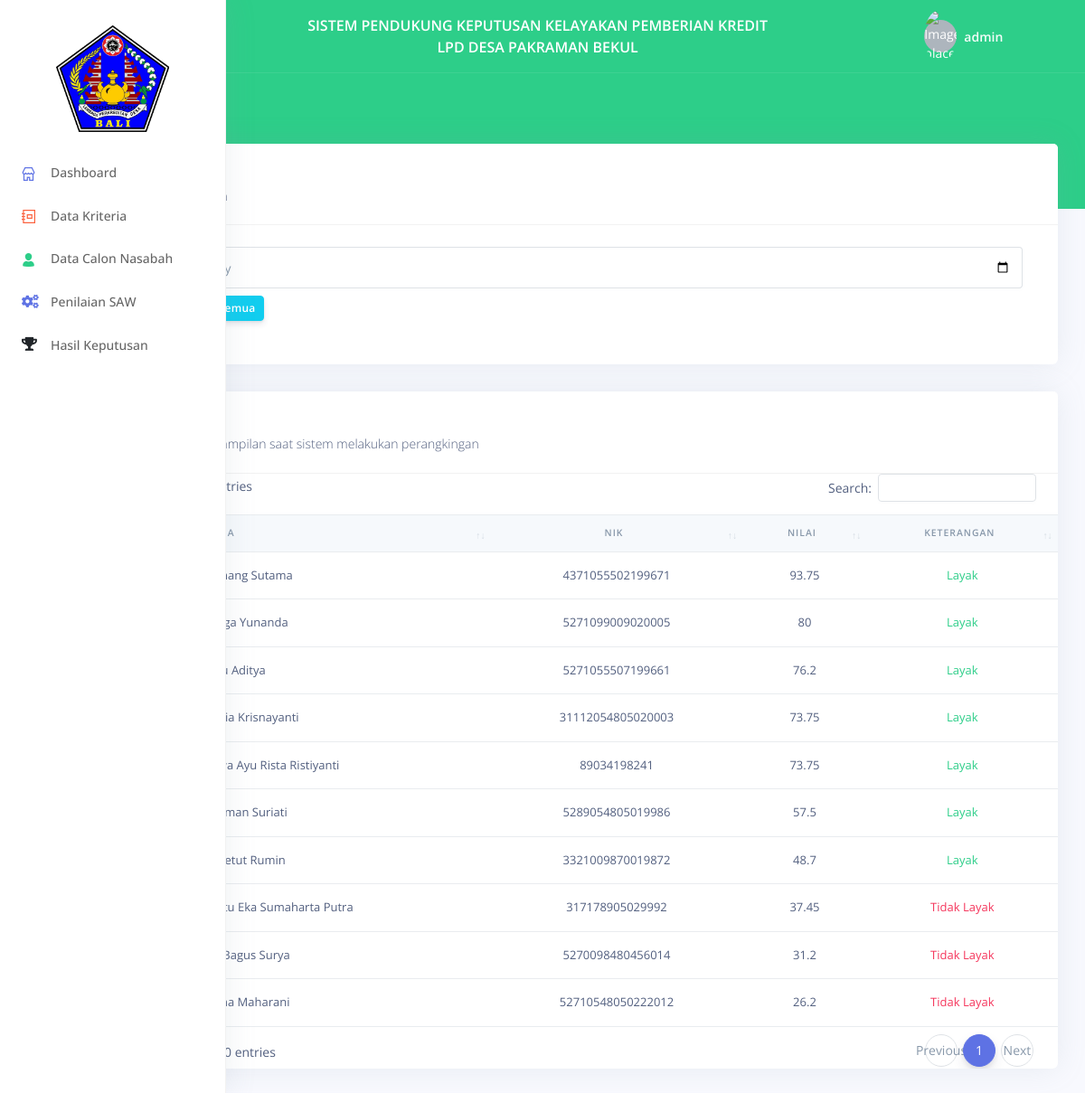
Page /ranking (signed in) on the committed database.
### tables this page shows
CREATE TABLE `nasabah` (
  `id_nsb` int(11) NOT NULL,
  `nama_nsb` varchar(45) NOT NULL,
  `no_kk` varchar(40) NOT NULL,
  `no_nik` varchar(40) NOT NULL,
  `tempat_lahir` varchar(15) NOT NULL,
  `tgl_lahir` date NOT NULL,
  `alamat` varchar(60) NOT NULL,
  `agama` enum('Hindu','Islam','Kristen','Buddha') NOT NULL,
  `email` varchar(35) NOT NULL,
  `no_tlp` varchar(15) NOT NULL,
  `jenis_kelamin` enum('Pria','Wanita') NOT NULL,
  `periode` date NOT NULL
);

### system/base/view.php (called while the page is built)
<?php
function view($path, $data = []){
    extract($data);
    require_once("app/views/".$path.".php");
}

### app/controllers/RankingController.php (called while the page is built, shortened)
<?php
class RankingController extends Controller
{
    public function ranking()
    {
        $data = SAW::calculateRanking();
        view('includes/layout', [
            'content'       => "ranking/ranking.index",
            'namaKriteria'  => $data["namaKriteria"],
            'namaNasabah'   => $data["namaNasabah"],
            'ranking'       => $data["ranking"],
            'periode'       => isset($_GET["periode"]) && !empty($_GET["periode"]) ? $_GET["periode"] : ""
        ]);
    }
}

### routes.php (called while the page is built, shortened)
<?php
$router = new Route();
$router->get('/', \App\Controllers\DashboardController::class, 'index');
$router->get('/login', \App\Controllers\LoginController::class, 'login');
$router->get('/logout', \App\Controllers\LoginController::class, 'logout');
$router->post('/login', \App\Controllers\LoginController::class, 'doLogin');
$router->get('/nasabah', \App\Controllers\NasabahController::class, 'index');
$router->get('/nasabah/insert', \App\Controllers\NasabahController::class, 'insert');
$router->get('/nasabah/bobot', \App\Controllers\NasabahController::class, 'bobot');
$router->get('/nasabah/edit', \App\Controllers\NasabahController::class, 'edit');
$router->get('/nasabah/detail', \App\Controllers\NasabahController::class, 'detail');
$router->post('/nasabah/bobot', \App\Controllers\NasabahController::class, 'updateBobot');
$router->post('/nasabah/create', \App\Controllers\NasabahController::class, 'create');
$router->post('/nasabah/update', \App\Controllers\NasabahController::class, 'update');
$router->post('/nasabah/delete', \App\Controllers\NasabahController::class, 'delete');
$router->get('/perhitungan', \App\Controllers\PerhitunganController::class, 'index');
$router->get('/ranking', \App\Controllers\RankingController::class, 'ranking');
$router->get('/laporan', \App\Controllers\LaporanController::class, 'laporan');
$router->get('/laporan/pdf', \App\Controllers\LaporanController::class, 'generatePDF');
$router->get('/criteria', \App\Controllers\CriteriaController::class, 'index');
$router->get('/criteria/sub-criteria', \App\Controllers\CriteriaController::class, 'createSubCriteria');
$router->get('/criteria/edit', \App\Controllers\CriteriaController::class, 'edit');
$router->get('/criteria/insert', \App\Controllers\CriteriaController::class, 'insert');
$router->post('/criteria/create', \App\Controllers\CriteriaController::class, 'create');
$router->post('/criteria/update', \App\Controllers\CriteriaController::class, 'update');
$router->post('/criteria/delete', \App\Controllers\CriteriaController::class, 'delete');
$router->post('/criteria/update-sub-criteria', \App\Controllers\CriteriaController::class, 'updateSubCriteria');
$router->run();

### index.php (called while the page is built, shortened)
<?php
require_once 'routes.php';

### system/model/Connection.php (called while the page is built, shortened)
<?php
class Connection {
    private $host       = 'localhost';
    private $name       = 'name';
    private $user       = 'root';
    private $password   = '';
    private $connection;
    public function __construct()
    {
        $this->host     = DB_HOST;
        $this->name     = DB_NAME;
        $this->user     = DB_USER;
        $this->password = DB_PASSWORD;
    }
    public function getConnection()
    {
        return $this->connection;
    }
    private function connect(){
        try {
            $this->connection = new \PDO("mysql:host=$this->host;dbname=$this->name", $this->user, $this->password);
            $this->connection->setAttribute(\PDO::ATTR_ERRMODE, \PDO::ERRMODE_EXCEPTION);
        } catch (\Exception $exception) {
            var_dump($exception->getMessage());
        }
    }
}

### app/helpers/SAW.php (called while the page is built, shortened)
<?php
class SAW
{
    public static function calculateRanking()
    {
        $model = new PerhitunganModel();
        $nasabah = $model->getAll();
        $nasabahCollection = new Collection($nasabah);
        $namaKriteria       = new CriteriaModel();
        $kriteria           = $namaKriteria->all();
        $kriteriaCollection = new Collection($kriteria);
        $namaKriteria       = $kriteriaCollection->pluck('nama_kriteria');
        $namaNasabah = $nasabahCollection->groupBy('nama_nsb');
        foreach ($namaNasabah as $key => $value) {
            $collection = new Collection($value);
            $nilai      = $collection->pluck('nilai');
            $nama       = $collection->pluck('nama_kriteria');
            $namaNasabah[$key]['nilai_fields'] = (is_null($nilai) ? 1 : $nilai);
            $combined = [];
            if (count($nama) === count($nilai)) {
                $combined = array_combine($nama, $nilai);
            }
            self::removeNullOrEmptyValue($combined);
            if (count($namaKriteria) > count($combined)) {
                foreach ($namaKriteria as $namaKey) {
                    $find = array_search($namaKey, array_keys($combined));
                    if ($find === false) {
                        $combined[$namaKey] = "1";
                    }
                }
            } else {
                foreach ($combined as $item) {
                    $index = array_search($item, $namaKriteria);
                    if ($index >= 0) {
                        unset($combined[$index]);
                    }
                }
            }
            $namaNasabah[$key]['nilai_fields'] = array_values($combined);
            if (count($value) > 0) {
                $namaNasabah[$key]['id'] = $value[0][0];
            }
        }
        self::addNasabahData($namaNasabah);
        self::removeNasabahNumericKey($namaNasabah);
        $i = 0;
        $transpose = (new Collection(SimpleAdditiveWeighting::normalizationResult()))->transpose();
        foreach ($namaNasabah as $key => $value) {
            $t = count($transpose) <= 0 ? 0 : $transpose[$i++];
            $namaNasabah[$key]['normalization'] = is_array($t) ? $t : [$t];
        }
        self::removeNasabahNumericKey($namaNasabah);
        $result = SimpleAdditiveWeighting::result();
        $i = 0;
        foreach ($namaNasabah as $key => $value) {
            $r = is_null($result) || count($result) <= 0 ? 0 : $result[$i++];
            $namaNasabah[$key]['result'] = $r;
            $namaNasabah[$key]['layak'] = $r >= self::ELIGIBILITY_MARGIN;
        }
        self::removeNasabahNumericKey($namaNasabah);
        $namaNasabah = (new Collection($namaNasabah))->sortByKey('id');
        $ranking = (new Collection($namaNasabah))->sortByKey('result', Collection::SORT_DESC);
        return [
            "ranking"       => $ranking,
            "namaNasabah"   => $namaNasabah,
            "namaKriteria"  => $namaKriteria,
        ];
    }
}

### app/models/PerhitunganModel.php (called while the page is built, shortened)
<?php
class PerhitunganModel extends Model {
    public function getAll($date = null, $month = null, $year = null)
    {
        $where = "";
        return $this->query(
            "SELECT * FROM nasabah
                LEFT JOIN pengajuan ON pengajuan.id_nsb = nasabah.id_nsb
                LEFT JOIN kriteria ON kriteria.id_kriteria = pengajuan.id_kriteria
                LEFT JOIN sub_kriteria ON sub_kriteria.id_subkriteria = pengajuan.id_subkriteria".$where
        );
    }
}

### system/model/Model.php (called while the page is built, shortened)
<?php
class Model {
    protected $connection;
    public function __construct()
    {
        $this->connection = (new Connection())->getConnection();
    }
    public function query($sql, $bindings = [])
    {
        $query = $this->connection->prepare($sql);
        for ($i = 0; $i < count($bindings); $i++) {
            $query->bindParam($i + 1, $bindings[$i]);
        }
        $query->execute();
        return $query->fetchAll();
    }
}

### system/arrays/Collection.php (called while the page is built, shortened)
<?php
class Collection {
    private $collections = [];
    public function __construct($array = [])
    {
        $this->collections = $array;
    }
    public function groupBy($key = '')
    {
        $arr = [];
        foreach ($this->collections as $collection) {
            if (!isset($arr[$collection[$key]])) {
                $arr[$collection[$key]] = [];
            }
            array_push($arr[$collection[$key]], $collection);
        }
        return $arr;
    }
    public function pluck($key)
    {
        $plucked = [];
        foreach ($this->collections as $collection) {
            if (array_key_exists($key, $collection)) {
                array_push($plucked, $collection[$key]);
            }
        }
        return $plucked;
    }
    public function sortByKey($key, $type = self::SORT_ASC)
    {
        $temp = $this->collections;
        uasort($temp, function ($current, $next) use ($key, $type) {
            if ($type === self::SORT_ASC) {
                return $current[$key] > $next[$key];
            }
            return $current[$key] < $next[$key];
        });
        return $temp;
    }
    public function transpose()
    {
        array_unshift($this->collections, null);
        return call_user_func_array('array_map', $this->collections);
    }
}

### app/libraries/SimpleAdditiveWeighting.php (called while the page is built, shortened)
<?php
class SimpleAdditiveWeighting {
    private static $data = [];
    private static $normalize = [];
    private static $result = [];
    public static function addData($data = [], $weight = 1, $criteria = self::CRITERIA_COST)
    {
        array_push(self::$data, [
            'criteria'      => $criteria,
            'data'          => $data,
            'weight'        => $weight
        ]);
        self::$normalize = self::$data;
    }
    public static function result()
    {
        return self::$result;
    }
    public static function calculate()
    {
        $tempData = [];
        self::$data = self::$normalize;
        foreach (self::$data as $items) {
            $values = [];
            foreach ($items['data'] as $item) {
                array_push($values, round($item * $items['weight'], 3));
            }
            array_push($tempData, $values);
        }
        $result = [];
        if (count($tempData) > 0) {
            for ($i = 0; $i < count($tempData[0]); $i++) {
                $value = 0;
                for ($j = 0; $j < count($tempData); $j++) {
                    $value += $tempData[$j][$i];
                }
                array_push($result, round($value, 4));
            }
        }
        self::$result = $result;
    }
    public static function normalizationResult($type = self::ONLY_DATA)
    {
        if ($type === self::ONLY_DATA) {
            $plucked = [];
            foreach (self::$normalize as $collection) {
                if (array_key_exists('data', $collection)) {
                    array_push($plucked, $collection['data']);
                }
            }
            return $plucked;
        }
        return self::$normalize;
    }
}

### app/views/ranking/ranking.index.php (the view, shortened to what this page needs)
<div class="header bg-success pb-6">
    <div class="container-fluid">
        <div class="header-body">
            <div class="row align-items-center py-4">
                <div class="col-lg-6 col-7">
                    <h6 class="h2 text-white d-inline-block mb-0">Hasil keputusan</h6>
                </div>
            </div>
        </div>
    </div>
</div>
<div class="container-fluid mt--6">
    <div class="row">
        <div class="col">
            <div class="card">
                <div class="card-header">
                    <h3 class="mb-0">Periode</h3>
                    <p class="text-sm mb-0">
                    </p>
                </div>
                <div class="card-body">
                    <div class="col-md-12">
                        <form action="<?= BASE_PATH; ?>/ranking" method="GET">
                            <div class="form-group">
                                <div class="input-group input-group-merge">
                                    <div class="input-group-prepend">
                                        <span class="input-group-text"><i class="ni ni-calendar-grid-58"></i></span>
                                    </div>
                                    <input value="<?= isset($_GET["periode"]) && !empty($_GET["periode"]) ? date("Y-m-d", strtotime($_GET['periode'])) : ''; ?>" name="periode" class="form-control" placeholder="Periode ..." type="date">
                                </div>
                                <button class="btn btn-success btn-sm mt-2" type="submit">
                                </button>
                                <a href="<?= BASE_PATH; ?>/ranking" class="btn btn-info btn-sm mt-2" type="submit">
                                    Tampil Semua
                                </a>
                            </div>
                        </form>
                    </div>
                </div>
            </div>
        </div>
    </div>
    <div class="row">
        <div class="col">
            <div class="card">
                <div class="card-header">
                    <h3 class="mb-0">Perangkingan</h3>
                    <p class="text-sm mb-0">
                        Halaman ini adalah tampilan saat sistem melakukan perangkingan
                    </p>
                </div>
                <div class="table-responsive">
                    <div id="datatable-basic_wrapper" class="dataTables_wrapper dt-bootstrap4">
                        <div class="row">
                            <div class="col-sm-12">
                                <table class="table table-flush dataTable datatable-basic" role="grid" aria-describedby="datatable-basic_info">
                                    <thead class="thead-light">
                                    <tr role="row">
                                        <th class="sorting_asc text-center" tabindex="0" aria-controls="datatable-basic" rowspan="1" colspan="1" aria-sort="ascending" aria-label="" style="width: 20px;">
                                        </th>
                                        <th class="sorting" tabindex="0" aria-controls="datatable-basic" rowspan="1" colspan="1">Nama</th>
                                        <th class="sorting text-center" tabindex="0" aria-controls="datatable-basic" rowspan="1" colspan="1">NIK</th>
                                        <th class="sorting text-center" tabindex="0" aria-controls="datatable-basic" rowspan="1" colspan="1">Nilai</th>
                                        <th class="sorting text-center" tabindex="0" aria-controls="datatable-basic" rowspan="1" colspan="1">Keterangan</th>
                                    </tr>
                                    </thead>
                                    <tbody>
                                    <?php $i = 0; foreach ($ranking as $nasabah => $value) { ?>
                                        <tr role="row" class="even">
                                            <td class="sorting_1 text-center"><?= ++$i; ?></td>
                                            <td class="sorting_1"><?= $nasabah; ?></td>
                                            <td class="sorting_1 text-center"><?= $namaNasabah[$nasabah]['data']["no_nik"]; ?></td>
                                            <td class="sorting_1 text-center"><?= $namaNasabah[$nasabah]['result']; ?></td>
                                            <td class="sorting_1 text-center text <?= $namaNasabah[$nasabah]['layak'] ? 'text-success' : 'text-danger' ?>"><?= $namaNasabah[$nasabah]['layak'] ? 'Layak' : 'Tidak Layak'; ?></td>
                                        </tr>
                                    <?php } ?>
                                    </tbody>
                                </table>
                            </div>
                        </div>
                    </div>
                </div>
            </div>
        </div>
    </div>
</div>

### rows in the picture
nasabah: no_nik "4371055502199671"
nasabah: no_nik "5271099009020005"
nasabah: no_nik "5271055507199661"
nasabah: no_nik "31112054805020003"
nasabah: no_nik "89034198241"
nasabah: no_nik "5289054805019986"
nasabah: no_nik "3321009870019872"
nasabah: no_nik "317178905029992"
nasabah: no_nik "5270098480456014"
nasabah: no_nik "52710548050222012"

### other values in the picture
sessionGet("username") "admin"
$nasabah "Komang Sutama"
$namaNasabah[$nasabah]['result'] "93.75"
$nasabah "Angga Yunanda"
$namaNasabah[$nasabah]['result'] "80"
$nasabah "Putu Aditya"
$namaNasabah[$nasabah]['result'] "76.2"
$nasabah "Nadia Krisnayanti"
$namaNasabah[$nasabah]['result'] "73.75"
$nasabah "Dewa Ayu Rista Ristiyanti"
$nasabah "Nyoman Suriati"
$namaNasabah[$nasabah]['result'] "57.5"
$nasabah "Ni Ketut Rumin"
$namaNasabah[$nasabah]['result'] "48.7"
$nasabah "I Putu Eka Sumaharta Putra"
